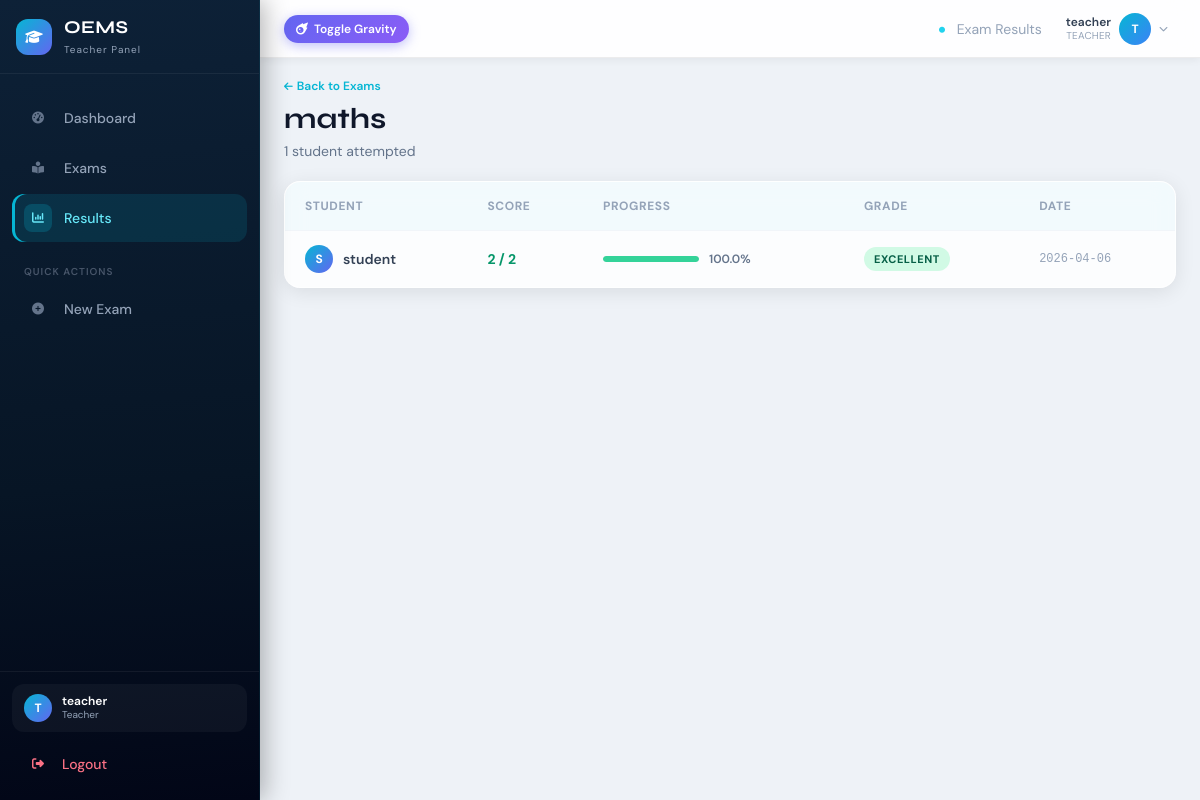
The app's page /exam/results/7 (signed in) with its own data.
### tables this page shows
CREATE TABLE exams (
            id INTEGER PRIMARY KEY AUTOINCREMENT,
            title TEXT NOT NULL,
            teacher_id INTEGER NOT NULL,
            duration INTEGER NOT NULL, -- duration in minutes
            created_at TIMESTAMP DEFAULT CURRENT_TIMESTAMP,
            FOREIGN KEY (teacher_id) REFERENCES users (id) ON DELETE CASCADE
        );

CREATE TABLE results (
            id INTEGER PRIMARY KEY AUTOINCREMENT,
            student_id INTEGER NOT NULL,
            exam_id INTEGER NOT NULL,
            score INTEGER NOT NULL,
            total INTEGER NOT NULL,
            date_taken TIMESTAMP DEFAULT CURRENT_TIMESTAMP,
            FOREIGN KEY (student_id) REFERENCES users (id) ON DELETE CASCADE,
            FOREIGN KEY (exam_id) REFERENCES exams (id) ON DELETE CASCADE
        );

CREATE TABLE users (
            id INTEGER PRIMARY KEY AUTOINCREMENT,
            name TEXT NOT NULL,
            email TEXT UNIQUE NOT NULL,
            password TEXT NOT NULL,
            role TEXT NOT NULL CHECK(role IN ('admin', 'teacher', 'student')),
            security_pin TEXT NOT NULL
        );

### app.py (the view)
@app.route('/exam/results/<int:exam_id>')
@login_required
@role_required('teacher')
def exam_results(exam_id):
    conn = models.get_db_connection()
    exam = conn.execute(
        "SELECT * FROM exams WHERE id = ? AND teacher_id = ?",
        (exam_id, session['user_id'])
    ).fetchone()
    if not exam:
        conn.close()
        flash("Exam not found.", "danger")
        return redirect(url_for('exams'))
    result_list = conn.execute('''
        SELECT r.*, u.name AS student_name
        FROM results r
        JOIN users u ON r.student_id = u.id
        WHERE r.exam_id = ?
        ORDER BY r.date_taken DESC
    ''', (exam_id,)).fetchall()
    conn.close()
    return render_template('exam_results.html', exam=exam, results=result_list)

### app.py (called while the page is built)
def login_required(f):
    @wraps(f)
    def decorated(*args, **kwargs):
        if 'user_id' not in session:
            flash("Please log in to access this page.", "danger")
            return redirect(url_for('login'))
        return f(*args, **kwargs)
    return decorated

def role_required(*roles):
    def decorator(f):
        @wraps(f)
        def decorated(*args, **kwargs):
            if session.get('user_role') not in roles:
                flash("You don't have permission to view that page.", "danger")
                return redirect(url_for('dashboard'))
            return f(*args, **kwargs)
        return decorated
    return decorator

### models.py (called while the page is built)
def get_db_connection():
    db_path = os.path.join(os.path.dirname(os.path.abspath(__file__)), 'database.db')
    conn = sqlite3.connect(db_path)
    conn.row_factory = sqlite3.Row
    conn.execute('PRAGMA foreign_keys = ON')
    return conn

### templates/exam_results.html (shortened to what this page needs)
{% extends 'base.html' %}
{% block page_label %}Exam Results{% endblock %}
{% block content %}
<div class="page-header mb-5 anim-in">
  <a href="{{ url_for('exams') }}"
     class="text-xs font-semibold text-cyan-500 hover:text-cyan-600 flex items-center gap-1 mb-2 transition">
    <i class="fas fa-arrow-left text-[10px]"></i> Back to Exams
  </a>
  <h1>{{ exam.title }}</h1>
  <p class="text-sm text-slate-500 mt-1">{{ results|length }} student{{ 's' if results|length != 1 else '' }} attempted</p>
</div>
{% if results %}
<div class="glass rounded-2xl overflow-hidden anim-in physics-element hidden sm:block">
  <div class="overflow-x-auto">
    <table class="w-full data-table">
      <thead>
        <tr class="text-left text-xs font-semibold text-slate-400 uppercase tracking-wider border-b border-slate-100">
          <th class="px-5 py-4">Student</th>
          <th class="px-5 py-4">Score</th>
          <th class="px-5 py-4">Progress</th>
          <th class="px-5 py-4">Grade</th>
          <th class="px-5 py-4">Date</th>
        </tr>
      </thead>
      <tbody class="divide-y divide-slate-100">
        {% for res in results %}
        {% set pct = (res.score / res.total * 100)|round(1) if res.total > 0 else 0 %}
        <tr class="text-sm hover:bg-cyan-50/30 transition">
          <td class="px-5 py-3.5">
            <div class="flex items-center gap-2.5">
              <div class="w-7 h-7 rounded-full flex items-center justify-center text-xs font-bold text-white shrink-0"
                   style="background: linear-gradient(135deg, #06B6D4, #6366F1)">
                {{ res.student_name[0].upper() }}
              </div>
              <span class="font-semibold text-slate-700">{{ res.student_name }}</span>
            </div>
          </td>
          <td class="px-5 py-3.5 font-bold {% if pct >= 50 %}text-emerald-600{% else %}text-rose-500{% endif %}">
            {{ res.score }} / {{ res.total }}
          </td>
          <td class="px-5 py-3.5">
            <div class="flex items-center gap-2.5">
              <div class="w-24 progress-bar">
                <div class="progress-fill {% if pct >= 50 %}bg-emerald-400{% else %}bg-rose-400{% endif %}"
                     style="width: {{ pct }}%"></div>
              </div>
              <span class="text-xs font-semibold text-slate-500">{{ pct }}%</span>
            </div>
          </td>
          <td class="px-5 py-3.5">
            <span class="badge {% if pct >= 50 %}badge-pass{% else %}badge-fail{% endif %}">
              {% if pct >= 80 %}Excellent{% elif pct >= 60 %}Good{% elif pct >= 50 %}Pass{% else %}Fail{% endif %}
            </span>
          </td>
          <td class="px-5 py-3.5 text-slate-400 text-xs font-mono whitespace-nowrap">
            {{ res.date_taken.split(' ')[0] if res.date_taken else '—' }}
          </td>
        </tr>
        {% endfor %}
      </tbody>
    </table>
  </div>
</div>
{% endif %}
{% endblock %}

### static/css/styles.css (style rules this page uses)
:root { --navy: #0A192F; --navy-dk: #020617; --cyan: #06B6D4; --indigo: #6366F1; --emerald: #10B981; --amber: #F59E0B; --rose: #F43F5E; --sidebar-w: 260px; --navbar-h: 58px; --shadow-sm: 0 2px 8px rgba(0,0,0,0.06); --shadow-md: 0 4px 20px rgba(0,0,0,0.09); --shadow-lg: 0 8px 36px rgba(0,0,0,0.13); --glow-cyan: 0 4px 16px rgba(6,182,212,0.38); --glow-indigo: 0 4px 16px rgba(99,102,241,0.38); --fast: 0.15s ease; --base: 0.25s ease; --slow: 0.4s cubic-bezier(0.4, 0, 0.2, 1); }
*, *::before, *::after { box-sizing: border-box; margin: 0; padding: 0; }
body { font-family: 'DM Sans', sans-serif; background: #eef2f7; color: #1e293b; overflow-x: hidden; line-height: 1.5; }
.anim-in { animation: fadeUp 0.35s ease both; }
.glass { background: rgba(255, 255, 255, 0.82); backdrop-filter: blur(12px); -webkit-backdrop-filter: blur(12px); border: 1px solid rgba(255, 255, 255, 0.68); box-shadow: var(--shadow-md); }
.badge { display: inline-flex; align-items: center; padding: 2px 10px; border-radius: 99px; font-size: 11px; font-weight: 700; text-transform: uppercase; letter-spacing: 0.05em; white-space: nowrap; }
.badge-pass { background: #d1fae5; color: #065f46; }
.data-table { width: 100%; border-collapse: collapse; }
.data-table thead tr { background: rgba(6,182,212,0.04); }
.data-table tbody tr { transition: background var(--fast); }
.progress-bar { height: 6px; border-radius: 99px; background: #e2e8f0; overflow: hidden; }
.progress-fill { height: 100%; border-radius: 99px; transition: width 0.7s ease; }
.page-header h1 { font-family: 'Syne', sans-serif; font-weight: 700; font-size: 1.4rem; color: #0f172a; line-height: 1.2; }
@media (min-width: 640px) { .page-header h1 { font-size: 1.8rem; } }

### records on screen
exams: title "maths"
results: name "S", student_name "student", score "2", total "2", pct "100.0", date_taken "2026-04-06"

### other values on screen
{{ session.get('user_role') }} "Teacher"
{{ session.get('user_name','U')[0].upper() }} "T"
{{ session.get('user_name') }} "teacher"
{{ session.get('user_role') }} "TEACHER"
{{ results|length }} "1"
